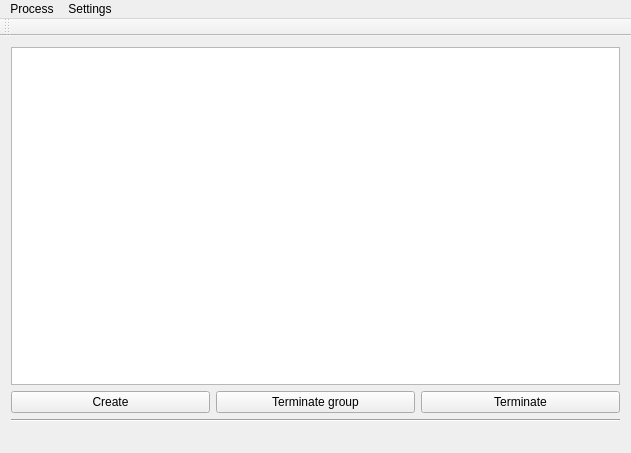
<?xml version="1.0" encoding="UTF-8"?>
<ui version="4.0">
 <class>taskmgr</class>
 <widget class="QMainWindow" name="taskmgr">
  <property name="geometry">
   <rect>
    <x>0</x>
    <y>0</y>
    <width>631</width>
    <height>453</height>
   </rect>
  </property>
  <property name="windowTitle">
   <string>taskmgr</string>
  </property>
  <widget class="QWidget" name="centralWidget">
   <property name="enabled">
    <bool>true</bool>
   </property>
   <layout class="QVBoxLayout" name="verticalLayout">
    <item>
     <layout class="QGridLayout" name="gridLayout">
      <item row="2" column="1">
       <widget class="QPushButton" name="TermGroupBut">
        <property name="text">
         <string>Terminate group</string>
        </property>
       </widget>
      </item>
      <item row="2" column="0">
       <widget class="QPushButton" name="CreateProcButton">
        <property name="text">
         <string>Create</string>
        </property>
       </widget>
      </item>
      <item row="4" column="0" colspan="3">
       <widget class="Line" name="line">
        <property name="sizePolicy">
         <sizepolicy hsizetype="Expanding" vsizetype="Fixed">
          <horstretch>0</horstretch>
          <verstretch>0</verstretch>
         </sizepolicy>
        </property>
        <property name="orientation">
         <enum>Qt::Horizontal</enum>
        </property>
       </widget>
      </item>
      <item row="2" column="2">
       <widget class="QPushButton" name="TerminateProcessButton">
        <property name="text">
         <string>Terminate</string>
        </property>
       </widget>
      </item>
      <item row="1" column="0" colspan="3">
       <widget class="QTableView" name="ProcTable">
        <property name="enabled">
         <bool>true</bool>
        </property>
        <property name="sizePolicy">
         <sizepolicy hsizetype="Expanding" vsizetype="Expanding">
          <horstretch>0</horstretch>
          <verstretch>0</verstretch>
         </sizepolicy>
        </property>
        <property name="maximumSize">
         <size>
          <width>1000000</width>
          <height>16777215</height>
         </size>
        </property>
       </widget>
      </item>
      <item row="5" column="0" colspan="3">
       <widget class="QLabel" name="StatusLabel">
        <property name="maximumSize">
         <size>
          <width>16777215</width>
          <height>20</height>
         </size>
        </property>
        <property name="text">
         <string/>
        </property>
       </widget>
      </item>
     </layout>
    </item>
   </layout>
  </widget>
  <widget class="QMenuBar" name="menuBar">
   <property name="geometry">
    <rect>
     <x>0</x>
     <y>0</y>
     <width>631</width>
     <height>21</height>
    </rect>
   </property>
   <widget class="QMenu" name="menuFile">
    <property name="title">
     <string>Process</string>
    </property>
    <addaction name="actionNew_task"/>
    <addaction name="actionTerminate_task"/>
    <addaction name="actionSet_priory"/>
   </widget>
   <widget class="QMenu" name="menuView">
    <property name="title">
     <string>Settings</string>
    </property>
    <addaction name="actionView"/>
   </widget>
   <addaction name="menuFile"/>
   <addaction name="menuView"/>
  </widget>
  <widget class="QToolBar" name="mainToolBar">
   <attribute name="toolBarArea">
    <enum>TopToolBarArea</enum>
   </attribute>
   <attribute name="toolBarBreak">
    <bool>false</bool>
   </attribute>
  </widget>
  <action name="actionNew_task">
   <property name="text">
    <string>New </string>
   </property>
  </action>
  <action name="actionTerminate_task">
   <property name="text">
    <string>Terminate </string>
   </property>
  </action>
  <action name="actionView">
   <property name="text">
    <string>View</string>
   </property>
  </action>
  <action name="actionSet_priory">
   <property name="text">
    <string>Set priory</string>
   </property>
  </action>
 </widget>
 <layoutdefault spacing="6" margin="11"/>
 <resources/>
 <connections/>
</ui>
